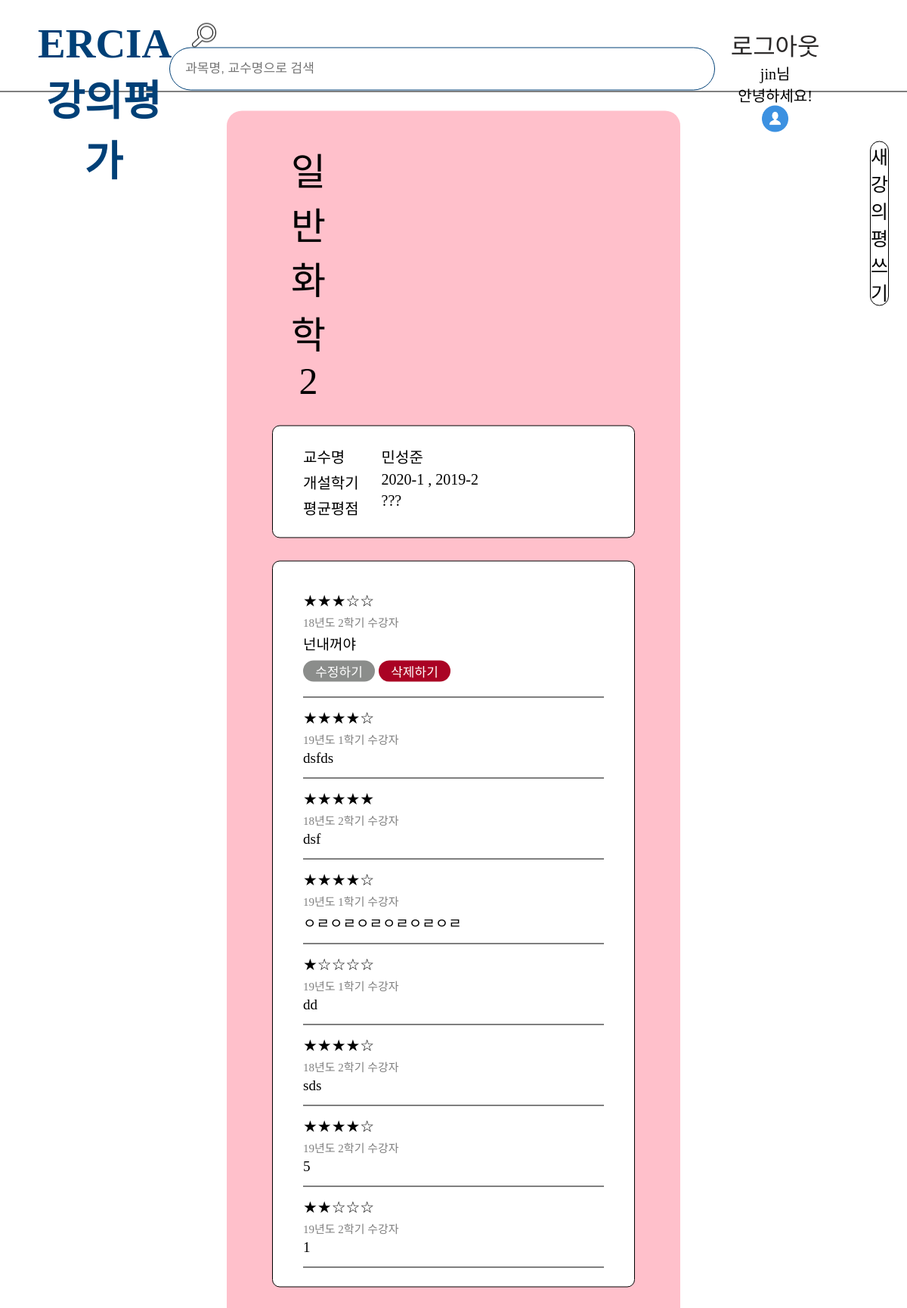
Screenshot of /GC2/ (signed in) with the database file from the repository.
### app/models.py (models this page shows, shortened)
class GeneralChemistry2(models.Model):
    objects = models.Manager()
    author = models.ForeignKey(settings.AUTH_USER_MODEL, default =1, on_delete = models.CASCADE)
    lectureName = models.CharField(max_length=200, default="일반화학2")
    professorName = models.CharField(max_length=50, default="민선준")
    SEME_FIELD_CHOICES=[
        ('19년도 2학기', '19년도 2학기'),
        ('19년도 1학기', '19년도 1학기'),
        ('18년도 2학기', '18년도 2학기'),
        ('18년도 2학기', '18년도 1학기'),
    ]
    seme = models.CharField(max_length=10, choices=SEME_FIELD_CHOICES)
    score = models.IntegerField(validators=[MinValueValidator(0),MaxValueValidator(5)], default=[0])
    text = models.TextField(max_length=300)
    time = models.DateTimeField(default=timezone.now)

### app/views.py (the view)
# urls.py: path('GC2/', GC2Read.as_view(), name='GC2'),
class GC2Read(ListView):
    model = GeneralChemistry2
    def get(self, request):
        template_name = 'GC2.html'
        GC2 = GeneralChemistry2.objects.all().order_by('-time')
        return render(request, template_name, {'GC2':GC2})

### app/templates/GC2.html (shortened to what this page needs)
{% extends "base_list.html" %}
{% load static %}
{% block css %}
<link rel="stylesheet" href="{% static 'css/list_1.css' %}">
{% endblock css %}
{% block content %}
{% if user.is_authenticated %}
<div class="section">
    <div class="top_box">
        <p class="page_name"> 일반화학2</p>
        <a href="{% url 'GC2_CREATE' %}">
            <div class="create_box">새 강의평 쓰기</div>
        </a>
    </div>
    <div class="info_box">
        <ul>
            <li class="info_li">교수명</li>
            <li class="info_li">개설학기</li>
            <li class="info_li">평균평점</li>
        </ul>
        <ul>
            <li class="info_li">민성준</li>
            <li class="info_li">2020-1 , 2019-2</li>
            <li class="info_li">???</li>
        </ul>
    </div>
    <div class="big_list_box">
        {% for i in GC2 %}
        <div class="list_box">
            <div class="main-item">
                <p class="score">
                    {% if i.score == 1 %} ★☆☆☆☆
                    {% elif i.score == 2 %} ★★☆☆☆
                    {% elif i.score == 3 %} ★★★☆☆
                    {% elif i.score == 4 %} ★★★★☆
                    {% elif i.score == 5 %} ★★★★★
                    {% endif %}
                </p>
                <p class="seme">{{i.seme}} 수강자</p>
                <p class="text">{{i.text}}</p>
            </div>
            {% if i.author == user %}
            <div class="btn_box">
                <a href="{% url 'GC2_UPDATE' i.id %}"><div class="btn update">수정하기</div></a>
                <a href="{% url 'GC2_DELETE' i.id %}"><div class="btn delete">삭제하기</div></a>
            </div>
            {% endif %}
        </div>
        {% endfor %}
    </div>
    <br>
</div>
{% else %}
<h2>잘못된 접근입니다.</h2>
{% endif %}
{% endblock content %}

### app/templates/base_list.html (shortened to what this page needs)
{% load static %}
<!DOCTYPE html>
<html lang="en">
<head>
    <link rel="stylesheet" type="text/css" href="{% static 'css/base.css'%}">
    <link rel="stylesheet" href="{% static 'css/font.css' %}">
    {% block css %}{% endblock css %}
</head>
<body>
    <div class="container">
        <div class="outer">
            <div class="top_nav">
                <div id="box-left">
                    <a href="{% url 'main' %}">
                        <h1 class="name"> ERCIA 강의평가</h1>
                    </a>
                </div>
                {% if user.is_authenticated %}
                <div id='box-center'>
                    <form action = "{% url 'result' %}" method='GET'>
                        <input class="input_button" type="image" src="{% static 'image/find.png'%}" alt="Submit">
                        <input class="input_box" type="text" name="query" placeholder="과목명, 교수명으로 검색">
                    </form>
                </div>
                {% endif %}
                <div id='box-right'>
                    <ul>
                        {% if user.is_authenticated %}
                        <ul>
                            <li class="li"><a href="javascript:{document.getElementById('logout').submit()}"
                                     class="li_Logout">로그아웃</a>
                            </li>
                            <li class="li">
                                <p class="intro">{{user.username}}님<br>안녕하세요!</p>
                            </li>
                            <li class="li"><a href="{% url 'mypage' %}"><img class="profile_img"
                                        src="{%static 'image/profile.png' %}"></a></li>
                        </ul>
                            {% endif %}
                </div>
            </div>
            <div class="content">
                {% block content %}
                {% endblock %}
            </div>
        </div>
    </div>
</body>

### app/static/css/base.css (style rules this page uses)
* { margin: 0; padding: 0; }
a { color: #000; }
a:link { color: black; }
body { background: white; margin: 0; display: flex; justify-content: center; }
.outer { position:absolute; top:50%; left:50%; background: white; transform:translate(-50%, -50%); width: 100%; height: 100%; }
.content { display: flex; flex-direction: column; width: 100%; padding: 25px 0; }
.top_nav { height: 120px; display: flex; background-color: white; border-bottom: solid 1px black; position: relative; padding: 0 50px; }
#box-left { flex: 0.8; text-align: center; padding: 25px 0; font-size: 1.3rem; }
#box-center { flex: 1.4; text-align: left; padding: 30px 0; }
input { vertical-align: middle; margin-right: 15px; }
.input_box { padding: 20px; border: 1.8px solid #004077; border-radius : 30px; width:680px; height:15px; font-size: 17px; }
.input_button { width:32px; height:32px; cursor: pointer; padding-left: 30px; }
#box-right { margin: 0 auto; padding: 35px 0; padding-right: 40px; }
#box-right ul { float: right; text-align: center; margin: 0; padding: 0; }
.li { list-style-type: none; display: inline-block; text-align: center; outline : lpx dotted blue; margin-right: 20px; font-size: 30px; }
.profile_img { width: 35px; height: 35px; }
#box-right a { text-decoration:none; color: black; }
#box-right ul li a { color: #2b2929; }
a { text-decoration: none; }
.name { font-family: NanumSquareEB; font-size: 55px; text-align: center; color: #004077; }
.li_Logout { font-family: NanumSquareEB; font-size: 32px; text-align: center; }
.intro { font-family: NanumSquareB; font-size: 20px; text-align: center; }

### app/static/css/list_1.css (style rules this page uses)
body { height: 100%; width: 100%; }
.section { display: flex; flex-direction: column; margin: 0 300px; border-radius: 20px; background: pink; padding: 40px 60px; }
.top_box { display: flex; flex-direction: row; width: 100%; text-align: center; margin-bottom: 30px; }
.page_name { font-family: NanumSquareB; font-size: 50px; color: #000000; margin-right: 720px; padding-left: 25px; }
.create_box { background-color: white; width: 200px; height: 60px; border-radius: 100px; border: solid 1px black; font-family: NanumSquareR; font-size: 25px; color: #000000; text-align: center; display: table-cell; vertical-align: middle; }
.info_box { border: 1px solid black; background-color: rgb(255, 255, 255); border-radius: 10px; padding: 25px 40px 20px 40px; font-size: 20px; margin-bottom: 30px; }
.info_li { list-style: none; margin-right: 30px; padding-bottom: 5px; }
ul { float: left; }
.big_list_box { border: 1px solid black; background-color: rgb(255, 255, 255); border-radius: 10px; padding: 25px 40px 25px 40px; }
.list_box { font-size: 20px; padding: 15px 0; border-bottom: 1px solid black; }
.score { margin-bottom: 4px; font-family: NanumBarunpenB; font-size: 21px; color: rgb(0, 0, 0); }
.seme { margin-bottom: 4px; font-family: NanumBarunpenB; font-size: 15px; color: gray; }
.text { font-family: NanumBarunpenB; font-size: 19px; }
.btn_box { margin-top: 10px; }
.btn { background-color: rgb(153, 153, 153); width: 95px; height: 28px; border-radius: 100px; font-family: NanumSquareR; font-size: 17px; color: #000000; text-align: center; display: table-cell; vertical-align: middle; }
.update { background-color: #8b8d8b; color:white; text-align: center; display: table-cell; vertical-align: middle; }
.delete { background-color: #aa0324; color:white; text-align: center; display: table-cell; vertical-align: middle; }

### rows the page displays
GeneralChemistry2: seme "18년도 2학기", text "넌내꺼야", shows "수정하기"
GeneralChemistry2: seme "19년도 1학기", text "dsfds"
GeneralChemistry2: seme "18년도 2학기", text "dsf"
GeneralChemistry2: seme "19년도 1학기", text "ㅇㄹㅇㄹㅇㄹㅇㄹㅇㄹㅇㄹ"
GeneralChemistry2: seme "19년도 1학기", text "dd"
GeneralChemistry2: seme "18년도 2학기", text "sds"
GeneralChemistry2: seme "19년도 2학기", text "5"
GeneralChemistry2: seme "19년도 2학기", text "1"

### other values shown
{{ user.username }} "jin"
